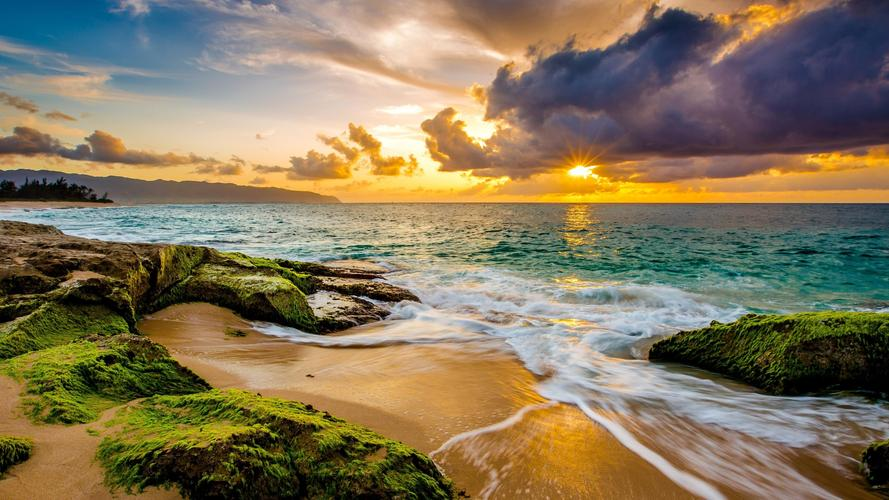
#> input picture Machine_Leaning/CV_homework/Canny/scenary.jpeg, 889 x 500 px
$ python Canny_edge_seg.py
#> lines starting #> are read from the running program, lines starting #| are printed output that depends on the picture; after the words box and inside, x2 and y2 are one past the last pixel; in counts of white or black regions, pixels touching at a corner belong together
# 参考https://blog.csdn.net/qq_38828370/article/details/119696756及https://blog.csdn.net/IYXUAN/article/details/124574726
import numpy as np
import cv2 as cv
from matplotlib import pyplot as plt


def smooth(image, sigma = 1.4, length = 5):
    """ Smooth the image
    Compute a gaussian filter with sigma = sigma and kernal_length = length.
    Each element in the kernal can be computed as below:
        G[i, j] = (1/(2*pi*sigma**2))*exp(-((i-k-1)**2 + (j-k-1)**2)/2*sigma**2)
    Then, use the gaussian filter to smooth the input image.

    Args:
        image: array of grey image
        sigma: the sigma of gaussian filter, default to be 1.4
        length: the kernal length, default to be 5

    Returns:
        the smoothed image
    """
#> called with sigma = 1.4, length = 5
    # Compute gaussian filter
    k = length // 2
    gaussian = np.zeros([length, length])
    for i in range(length):
        for j in range(length):
            gaussian[i, j] = np.exp(-((i-k) ** 2 + (j-k) ** 2) / (2 * sigma ** 2))
    gaussian /= 2 * np.pi * sigma ** 2
    # Batch Normalization
    gaussian = gaussian / np.sum(gaussian)

    # Use Gaussian Filter
    W, H = image.shape
#> W = 500; H = 889
    new_image = np.zeros([W - k * 2, H - k * 2])

    for i in range(W - 2 * k):
        for j in range(H - 2 * k):
            # 卷积运算
            new_image[i, j] = np.sum(image[i:i+length, j:j+length] * gaussian)
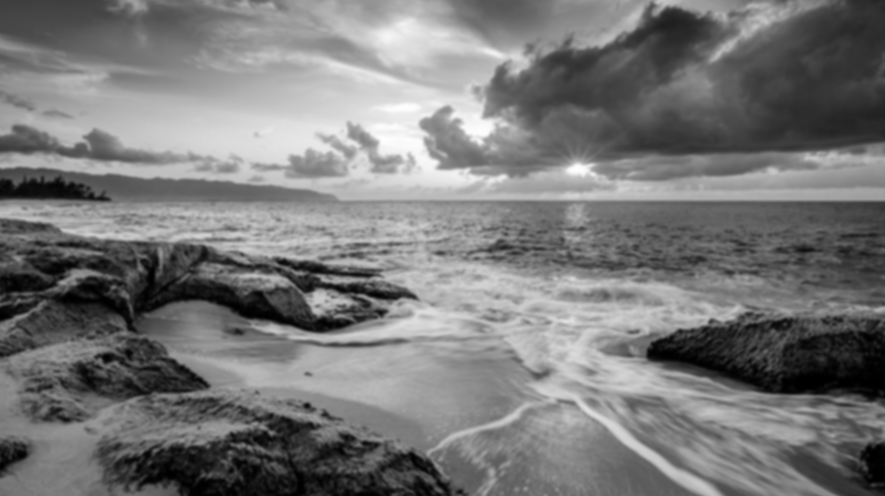
#> new_image: shape (496, 885) float64; min 0, max 254.4, mean 120.3

    new_image = np.uint8(new_image)
    return new_image


def get_gradient_and_direction(image):
    """ Compute gradients and its direction
    Use Sobel filter to compute gradients and direction.
         -1 0 1        -1 -2 -1
    Gx = -2 0 2   Gy =  0  0  0
         -1 0 1         1  2  1

    Args:
        image: array of grey image

    Returns:
        gradients: the gradients of each pixel
        direction: the direction of the gradients of each pixel
    """
    Gx = np.array([[-1, 0, 1], [-2, 0, 2], [-1, 0, 1]])
    Gy = np.array([[-1, -2, -1], [0, 0, 0], [1, 2, 1]])

    W, H = image.shape
#> W = 496; H = 885
    gradients = np.zeros([W - 2, H - 2])
    direction = np.zeros([W - 2, H - 2])

    for i in range(W - 2):
        for j in range(H - 2):
            dx = np.sum(image[i:i+3, j:j+3] * Gx)
            dy = np.sum(image[i:i+3, j:j+3] * Gy)
            gradients[i, j] = np.sqrt(dx ** 2 + dy ** 2)
            if dx == 0:
                direction[i, j] = np.pi / 2
            else:
                direction[i, j] = np.arctan(dy / dx)
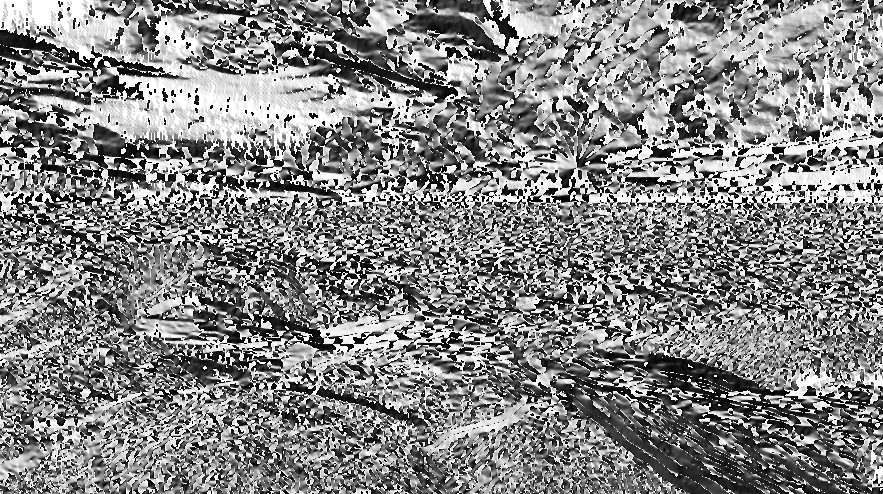
#> direction: shape (494, 883) float64; min -1.57, max 1.57, mean 0.0755; drawn with min black and max white
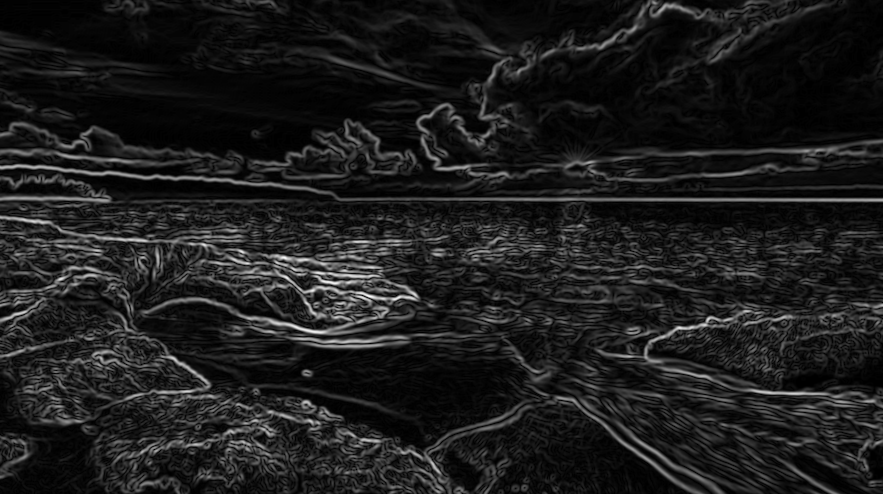
#> gradients: shape (494, 883) float64; min 0, max 357.8, mean 41.1; drawn with min black and max white

    gradients = np.uint8(gradients)
    return gradients, direction


def NMS(gradients, direction):
    """ Non-maxima suppression
    Args:
        gradients: the gradients of each pixel
        direction: the direction of the gradients of each pixel

    Returns:
        the output image
    """
    W, H = gradients.shape
#> W = 494; H = 883
    nms = np.copy(gradients[1:-1, 1:-1])

    for i in range(1, W - 1):
        for j in range(1, H - 1):
            theta = direction[i, j]
            weight = np.tan(theta)
            if theta > np.pi / 4:
                d1 = [0, 1]
                d2 = [1, 1]
                weight = 1 / weight
            elif theta >= 0:
                d1 = [1, 0]
                d2 = [1, 1]
            elif theta >= - np.pi / 4:
                d1 = [1, 0]
                d2 = [1, -1]
                weight *= -1
            else:
                d1 = [0, -1]
                d2 = [1, -1]
                weight = -1 / weight

            g1 = gradients[i + d1[0], j + d1[1]]
            g2 = gradients[i + d2[0], j + d2[1]]
            g3 = gradients[i - d1[0], j - d1[1]]
            g4 = gradients[i - d2[0], j - d2[1]]

            grade_count1 = g1 * weight + g2 * (1 - weight)
            grade_count2 = g3 * weight + g4 * (1 - weight)

            if grade_count1 > gradients[i, j] or grade_count2 > gradients[i, j]:
                nms[i - 1, j - 1] = 0
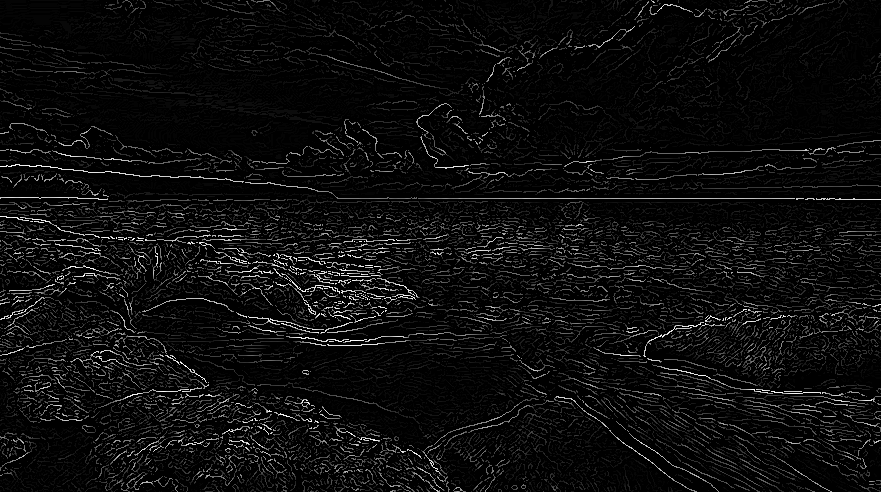
#> nms: shape (492, 881); min 0, max 255, mean 13.4
    return nms


def double_threshold(nms, threshold1, threshold2):
    """ Double Threshold
    Use two thresholds to compute the edge.

    Args:
        nms: the input image
        threshold1: the low threshold
        threshold2: the high threshold

    Returns:
        The binary image.
    """
#> called with threshold1 = 40, threshold2 = 100
    visited = np.zeros_like(nms)
    output_image = nms.copy()
    W, H = output_image.shape
#> W = 492; H = 881

    def dfs(i, j):
        if i >= W or i < 0 or j >= H or j < 0 or visited[i, j] == 1:
            return
        visited[i, j] = 1
        if output_image[i, j] > threshold1:
            output_image[i, j] = 255
            dfs(i-1, j-1)
            dfs(i-1, j)
            dfs(i-1, j+1)
            dfs(i, j-1)
            dfs(i, j+1)
            dfs(i+1, j-1)
            dfs(i+1, j)
            dfs(i+1, j+1)
        else:
            output_image[i, j] = 0

    for w in range(W):
        for h in range(H):
            if visited[w, h] == 1:
                continue
            if output_image[w, h] >= threshold2:
                dfs(w, h)
            elif output_image[w, h] <= threshold1:
                output_image[w, h] = 0
                visited[w, h] = 1
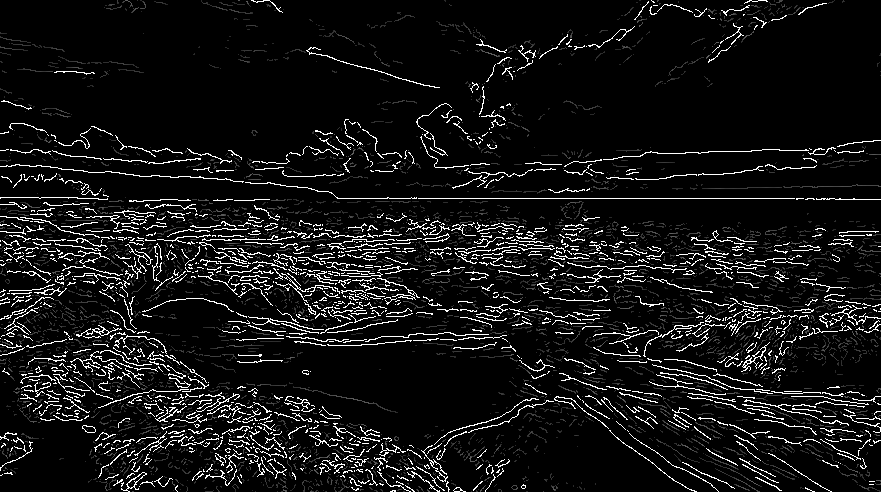
#> output_image: shape (492, 881); 19.61% of pixels changed, all inside (x1, y1, x2, y2) = (0, 0, 881, 492)
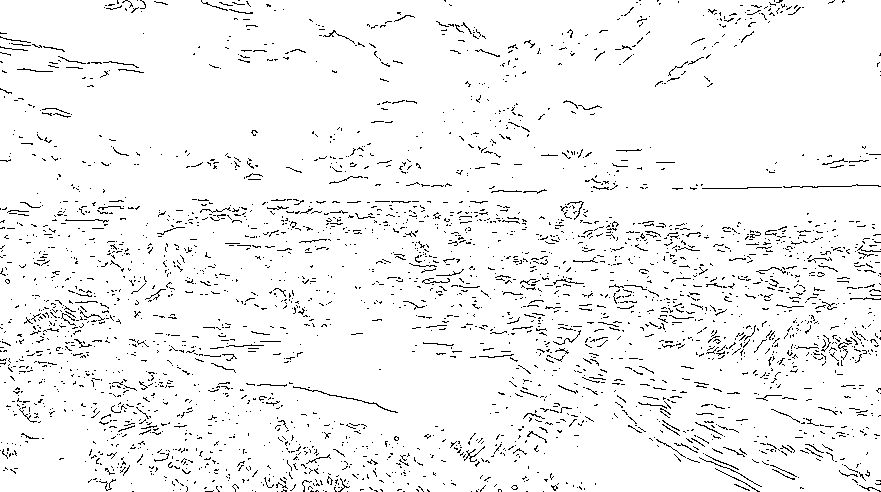
#> visited: shape (492, 881); values 0 (black) and 1 (white), 95.5% white; black in thin lines or dots

    for w in range(W):
        for h in range(H):
            if visited[w, h] == 0:
                output_image[w, h] = 0
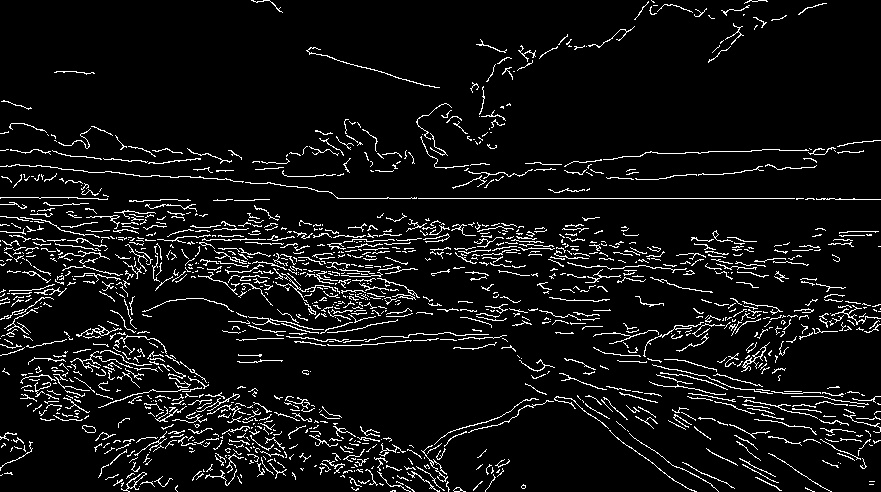
#> output_image: shape (492, 881); 7% white in thin lines or dots
    return output_image


if __name__ == "__main__":
    # code to read image
    image = cv.imread('scenary.jpeg', 0)
    cv.imshow("Original", image)
    smoothed_image = smooth(image)
    cv.imshow("GaussinSmooth(5*5)", smoothed_image)
    gradients, direction = get_gradient_and_direction(smoothed_image)
    # print(gradients)
    # print(direction)
    nms = NMS(gradients, direction)
    output_image = double_threshold(nms, 40, 100)
    cv.imshow("outputImage", output_image)
    cv.imwrite('canny_out.jpg', output_image)
    cv.waitKey(0)
